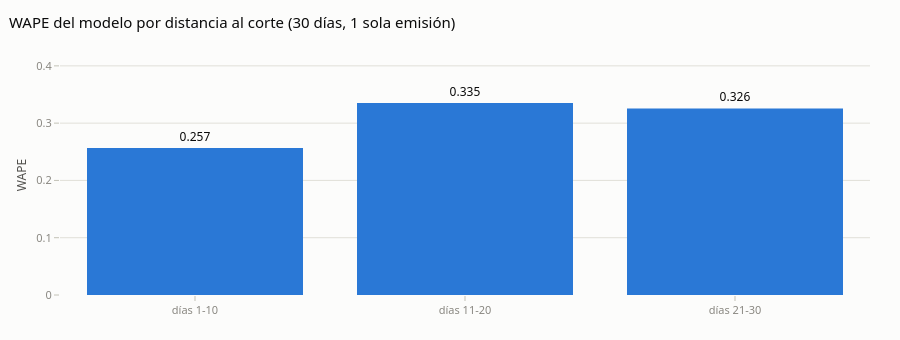

This figure's notebook cell:
### Code cell
fig = go.Figure()
h = evaluate(camp, by=["horizonte"])
fig.add_bar(x=h["horizonte"].astype(str), y=h["wape"], marker_color=viz.ACCENT,
            text=[f"{v:.3f}" for v in h["wape"]], textposition="outside",
            hovertemplate="%{x}: WAPE <b>%{y:.3f}</b><extra></extra>")
fig.update_layout(title="WAPE del modelo por distancia al corte (30 días, 1 sola emisión)",
                  yaxis_title="WAPE", height=340, showlegend=False)
fig.update_yaxes(range=[0, h["wape"].max() * 1.25])
fig.show()

### Figure 1 — Plotly figure (JSON) as saved in the notebook; plotly's stock layout.template omitted (floating-point values rounded to 4 significant figures)
{"data": [{"hovertemplate": "%{x}: WAPE <b>%{y:.3f}</b><extra></extra>", "marker": {"color": "#2a78d6"}, "text": ["0.257", "0.335", "0.326"], "textposition": "outside", "type": "bar", "x": ["días 1-10", "días 11-20", "días 21-30"], "y": [0.2568, 0.3352, 0.3256]}], "layout": {"height": 340, "showlegend": false, "title": {"text": "WAPE del modelo por distancia al corte (30 días, 1 sola emisión)"}, "yaxis": {"range": [0, 0.419], "title": {"text": "WAPE"}}}}
